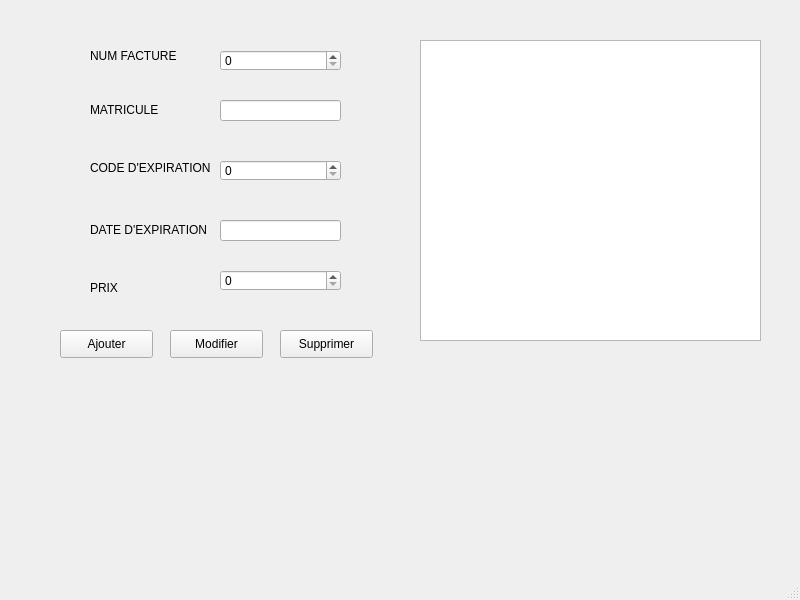
<?xml version="1.0" encoding="UTF-8"?>
<ui version="4.0">
 <class>MainWindow</class>
 <widget class="QMainWindow" name="MainWindow">
  <property name="geometry">
   <rect>
    <x>0</x>
    <y>0</y>
    <width>800</width>
    <height>600</height>
   </rect>
  </property>
  <property name="windowTitle">
   <string>MainWindow</string>
  </property>
  <widget class="QWidget" name="centralwidget">
   <widget class="QLineEdit" name="date">
    <property name="geometry">
     <rect>
      <x>220</x>
      <y>220</y>
      <width>121</width>
      <height>21</height>
     </rect>
    </property>
   </widget>
   <widget class="QPushButton" name="Modifier">
    <property name="geometry">
     <rect>
      <x>170</x>
      <y>330</y>
      <width>93</width>
      <height>28</height>
     </rect>
    </property>
    <property name="text">
     <string>Modifier</string>
    </property>
   </widget>
   <widget class="QListView" name="tabFactures">
    <property name="geometry">
     <rect>
      <x>420</x>
      <y>40</y>
      <width>341</width>
      <height>301</height>
     </rect>
    </property>
    <property name="selectionBehavior">
     <enum>QAbstractItemView::SelectRows</enum>
    </property>
   </widget>
   <widget class="QPushButton" name="Ajouter">
    <property name="geometry">
     <rect>
      <x>60</x>
      <y>330</y>
      <width>93</width>
      <height>28</height>
     </rect>
    </property>
    <property name="text">
     <string>Ajouter</string>
    </property>
   </widget>
   <widget class="QPushButton" name="Supprimer">
    <property name="geometry">
     <rect>
      <x>280</x>
      <y>330</y>
      <width>93</width>
      <height>28</height>
     </rect>
    </property>
    <property name="text">
     <string>Supprimer</string>
    </property>
   </widget>
   <widget class="QLineEdit" name="mat">
    <property name="geometry">
     <rect>
      <x>220</x>
      <y>100</y>
      <width>121</width>
      <height>21</height>
     </rect>
    </property>
   </widget>
   <widget class="QLabel" name="label_48">
    <property name="geometry">
     <rect>
      <x>90</x>
      <y>220</y>
      <width>141</width>
      <height>20</height>
     </rect>
    </property>
    <property name="text">
     <string>DATE D'EXPIRATION</string>
    </property>
   </widget>
   <widget class="QLabel" name="label_43">
    <property name="geometry">
     <rect>
      <x>90</x>
      <y>30</y>
      <width>111</width>
      <height>51</height>
     </rect>
    </property>
    <property name="text">
     <string>NUM FACTURE</string>
    </property>
   </widget>
   <widget class="QLabel" name="label_47">
    <property name="geometry">
     <rect>
      <x>90</x>
      <y>280</y>
      <width>71</width>
      <height>16</height>
     </rect>
    </property>
    <property name="text">
     <string>PRIX</string>
    </property>
   </widget>
   <widget class="QSpinBox" name="code">
    <property name="geometry">
     <rect>
      <x>220</x>
      <y>160</y>
      <width>121</width>
      <height>21</height>
     </rect>
    </property>
    <property name="minimum">
     <number>0</number>
    </property>
    <property name="maximum">
     <number>9999</number>
    </property>
    <property name="value">
     <number>0</number>
    </property>
   </widget>
   <widget class="QLabel" name="label_44">
    <property name="geometry">
     <rect>
      <x>90</x>
      <y>100</y>
      <width>171</width>
      <height>20</height>
     </rect>
    </property>
    <property name="text">
     <string>MATRICULE</string>
    </property>
   </widget>
   <widget class="QLabel" name="label_45">
    <property name="geometry">
     <rect>
      <x>90</x>
      <y>160</y>
      <width>131</width>
      <height>16</height>
     </rect>
    </property>
    <property name="text">
     <string>CODE D'EXPIRATION</string>
    </property>
   </widget>
   <widget class="QSpinBox" name="prix">
    <property name="geometry">
     <rect>
      <x>220</x>
      <y>270</y>
      <width>121</width>
      <height>21</height>
     </rect>
    </property>
    <property name="minimum">
     <number>0</number>
    </property>
    <property name="maximum">
     <number>9999</number>
    </property>
    <property name="value">
     <number>0</number>
    </property>
   </widget>
   <widget class="QSpinBox" name="numf">
    <property name="geometry">
     <rect>
      <x>220</x>
      <y>50</y>
      <width>121</width>
      <height>21</height>
     </rect>
    </property>
    <property name="minimum">
     <number>0</number>
    </property>
    <property name="maximum">
     <number>9999</number>
    </property>
    <property name="value">
     <number>0</number>
    </property>
   </widget>
  </widget>
  <widget class="QMenuBar" name="menubar">
   <property name="geometry">
    <rect>
     <x>0</x>
     <y>0</y>
     <width>800</width>
     <height>26</height>
    </rect>
   </property>
  </widget>
  <widget class="QStatusBar" name="statusbar"/>
 </widget>
 <resources/>
 <connections/>
</ui>
